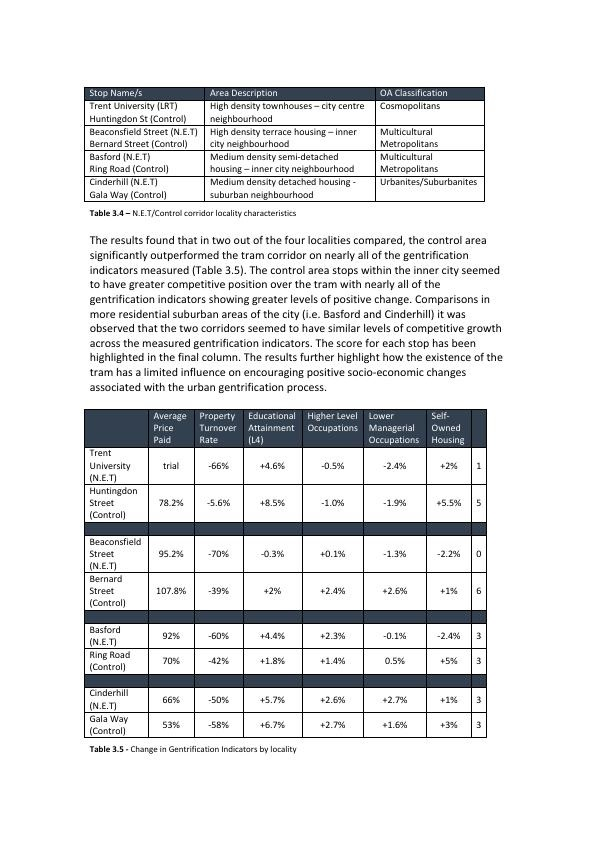
#> input picture Multi_Type_TD_TSR/images/color_invariance_example.jpg, 596 x 842 px
$ python -i table_structure_recognition_wol.py   (imports and definitions only)
#> lines starting #> are read from the running program, lines starting #| are printed output that depends on the picture; after the words box and inside, x2 and y2 are one past the last pixel; in counts of white or black regions, pixels touching at a corner belong together
#> further down, picture is the input picture: shape (842, 596, 3); mean B, G, R 229.3, 228.3, 227.5
import cv2
import numpy as np
import pandas as pd
import matplotlib.pyplot as plt
import csv

# from google.colab.patches import cv2_imshow

try:
    from PIL import Image
except ImportError:
    import Image
import pytesseract as tess
import pytesseract


def recognize_structure(img):
    #tess.pytesseract.tesseract_cmd = 'C:/Program Files/Tesseract-OCR/tesseract.exe'

    #print(img.shape)
    img = cv2.cvtColor(img, cv2.COLOR_BGR2GRAY)
    img_height, img_width = img.shape
#> img_height = 842; img_width = 596

    #print("img_height", img_height, "img_width", img_width)

    cv2.imshow('image', img)

    # thresholding the image to a binary image
    # thresh, img_bin = cv2.threshold(img, 127, 255, cv2.THRESH_BINARY | cv2.THRESH_OTSU)
    img_bin = cv2.adaptiveThreshold(img, 255, cv2.ADAPTIVE_THRESH_GAUSSIAN_C, cv2.THRESH_BINARY, 5, 5)
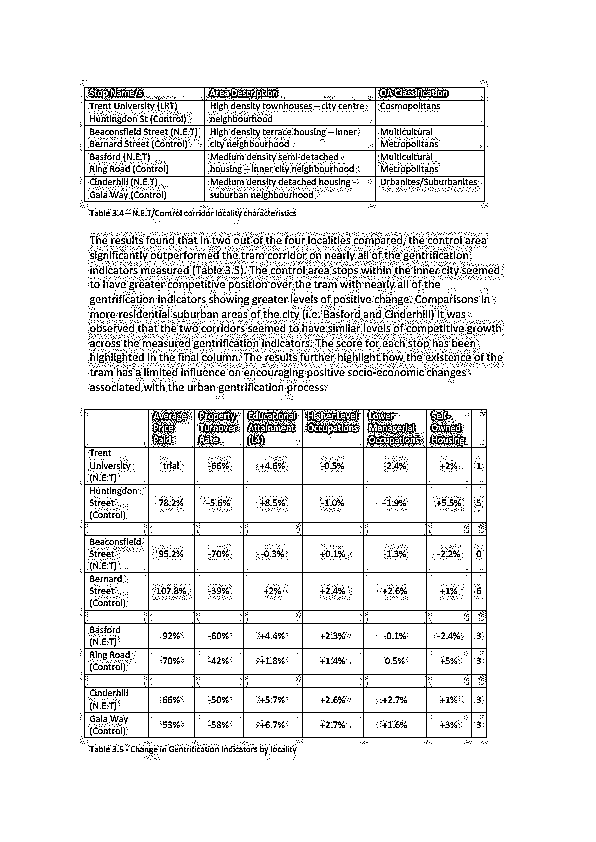
#> img_bin: shape (842, 596); 91% white; black in thin lines or dots, all inside (x1, y1, x2, y2) = (80, 80, 504, 760)

    cv2.imshow('image',img_bin)


    img_median = cv2.medianBlur(img_bin, 3)
#> img_median: shape (842, 596); 96.2% white; black in thin lines or dots, all inside (x1, y1, x2, y2) = (84, 87, 502, 754)

    cv2.imshow('image', img_median)


    ver_kernel = cv2.getStructuringElement(cv2.MORPH_RECT, (9, img_height*2)) #shape (kernel_len, 1) inverted! xD
    vertical_lines = cv2.erode(img_median, ver_kernel, iterations=1)
#> vertical_lines: shape (842, 596); 28.5% white; 2 white regions, box (x1, y1, x2, y2) and area: (506, 0, 596, 842) 75780, (0, 0, 80, 842) 67360
    cv2.imshow('image', vertical_lines)

    hor_kernel = cv2.getStructuringElement(cv2.MORPH_RECT, (img_width*2, 9)) #shape (kernel_len, 1) inverted! xD
    horizontal_lines = cv2.erode(img_median, hor_kernel, iterations=1)
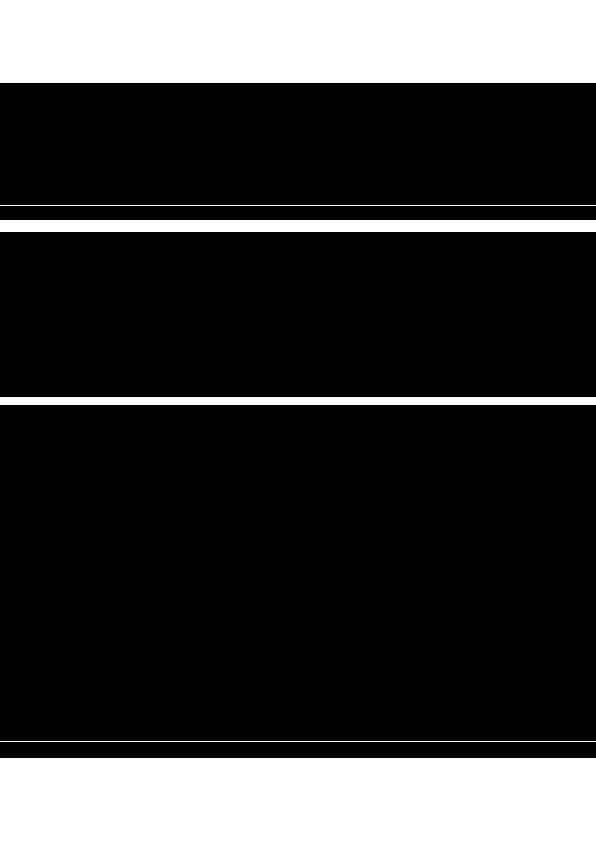
#> horizontal_lines: shape (842, 596); 22.4% white; 6 white regions, box (x1, y1, x2, y2) and area: (0, 758, 596, 842) 50064, (0, 0, 596, 83) 49468, (0, 220, 596, 232) 7152, (0, 397, 596, 405) 4768, (0, 205, 596, 206) 596, (0, 741, 596, 742) 596
    cv2.imshow('image', horizontal_lines)

    # A kernel of 2x2
    kernel = cv2.getStructuringElement(cv2.MORPH_RECT, (2, 2))
    #print(kernel)
    #print(kernel.shape)

    # Combine horizontal and vertical lines in a new third image, with both having same weight.
    img_vh = cv2.addWeighted(vertical_lines, 0.5, horizontal_lines, 0.5, 0.0)
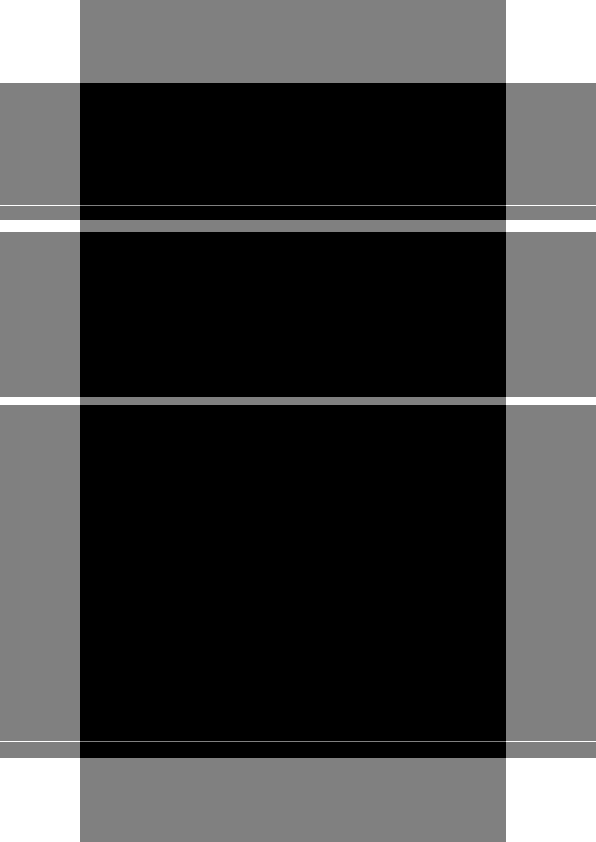
#> img_vh: shape (842, 596); min 0, max 255, mean 65.2
    cv2.imshow('image', img_vh)

    cv2.imshow('image', ~img_vh)
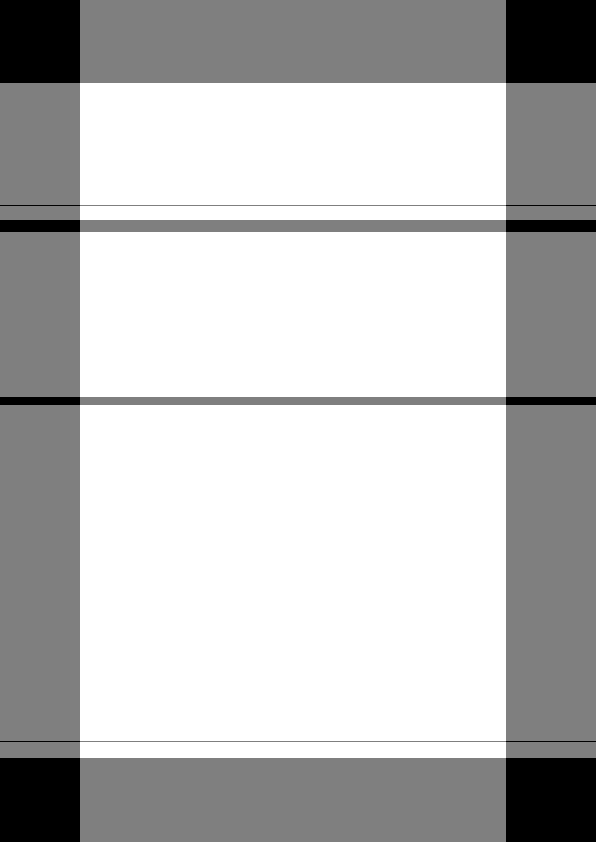
#> window 'image': shape (842, 596); min 0, max 255, mean 189.8

    # Eroding and thesholding the image
    img_vh = cv2.erode(~img_vh, kernel, iterations=2)
    cv2.imshow('image', img_vh)

    thresh, img_vh = cv2.threshold(img_vh, 128, 255, cv2.THRESH_BINARY )
#> img_vh: shape (842, 596); 54.3% white; 1 black region

    cv2.imshow('image', img_vh)

    bitxor = cv2.bitwise_xor(img, img_vh)
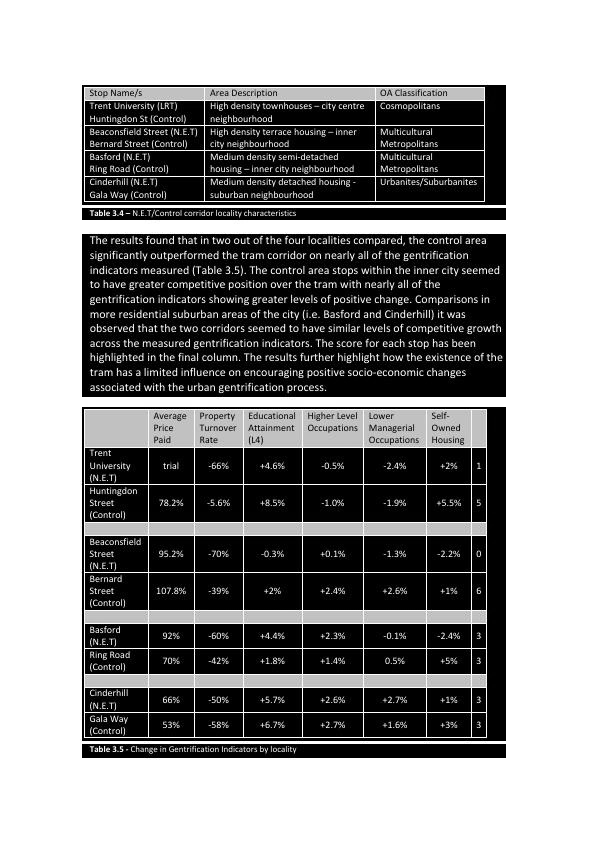
#> bitxor: shape (842, 596); min 0, max 255, mean 143.2
    bitnot = cv2.bitwise_not(bitxor)
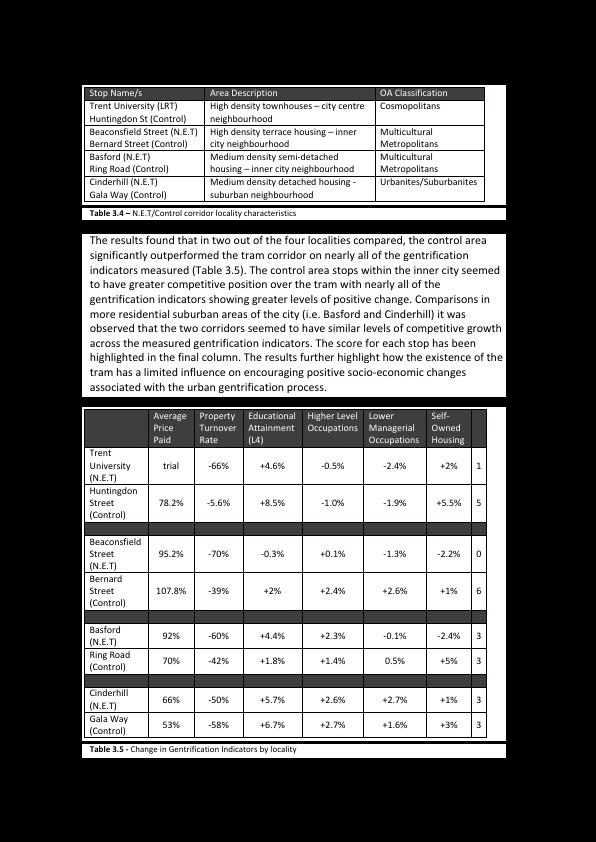
#> bitnot: shape (842, 596); min 0, max 255, mean 111.8
    # Plotting the generated image
    cv2.imshow('image', bitnot)

    # Detect contours for following box detection
    contours, hierarchy = cv2.findContours(img_vh, cv2.RETR_TREE, cv2.CHAIN_APPROX_SIMPLE)
#> contours = 5 contours; box (x1, y1, x2, y2) and area: (82, 407, 506, 741) 140859, (82, 234, 506, 397) 68526, (82, 85, 506, 205) 50337, (82, 744, 506, 758) 5499, (82, 208, 506, 220) 4653
    # [4 lines of commented-out code are left out]

    def sort_contours(cnts, method="left-to-right"):
        # initialize the reverse flag and sort index
#> called with method = 'top-to-bottom'
        reverse = False
        i = 0
        # handle if we need to sort in reverse
        if method == "right-to-left" or method == "bottom-to-top":
            reverse = True
        # handle if we are sorting against the y-coordinate rather than
        # the x-coordinate of the bounding box
        if method == "top-to-bottom" or method == "bottom-to-top":
            i = 1
        # construct the list of bounding boxes and sort them from top to
        # bottom
        boundingBoxes = [cv2.boundingRect(c) for c in cnts]
#> boundingBoxes = [(82, 744, 424, 14), (82, 407, 424, 334), (82, 234, 424, 163), (82, 208, 424, 12), (82, 85, 424, 120)]
        (cnts, boundingBoxes) = zip(*sorted(zip(cnts, boundingBoxes),
                                            key=lambda b: b[1][i], reverse=reverse))
#> cnts has the same summary as contours in recognize_structure; boundingBoxes = ((82, 85, 424, 120), (82, 208, 424, 12), (82, 234, 424, 163), (82, 407, 424, 334), (82, 744, 424, 14))
        # return the list of sorted contours and bounding boxes
        return (cnts, boundingBoxes)


    # Sort all the contours by top to bottom.
    contours, boundingBoxes = sort_contours(contours, method="top-to-bottom")

    # Creating a list of heights for all detected boxes
    heights = [boundingBoxes[i][3] for i in range(len(boundingBoxes))]
#> heights = [120, 12, 163, 334, 14]

    # Get mean of heights
    mean = np.mean(heights)
#> mean = 128.6

    # Create list box to store all boxes in
    box = []
    # Get position (x,y), width and height for every contour and show the contour on image
    #print("lencontours", len(contours))
    for c in contours:
        x, y, w, h = cv2.boundingRect(c)
        #print("x", x, "y", y, "w", w, "h", h)
        if (w < 0.9*img_width and h < 0.9*img_height):
            image = cv2.rectangle(img, (x, y), (x + w, y + h), (0, 255, 0), 2)
            box.append([x, y, w, h])
#> this loop made 5 passes
#> (c, y, h) on passes 1 to 5: ([[82, 85], [82, 204], [505, 204], [505, 85]], 85, 120), ([[82, 208], [82, 219], [505, 219], [505, 208]], 208, 12), ([[82, 234], [82, 396], [505, 396], [505, 234]], 234, 163), ([[82, 407], [82, 740], [505, 740], [505, 407]], 407, 334), ([[82, 744], [82, 757], [505, 757], [505, 744]], 744, 14)
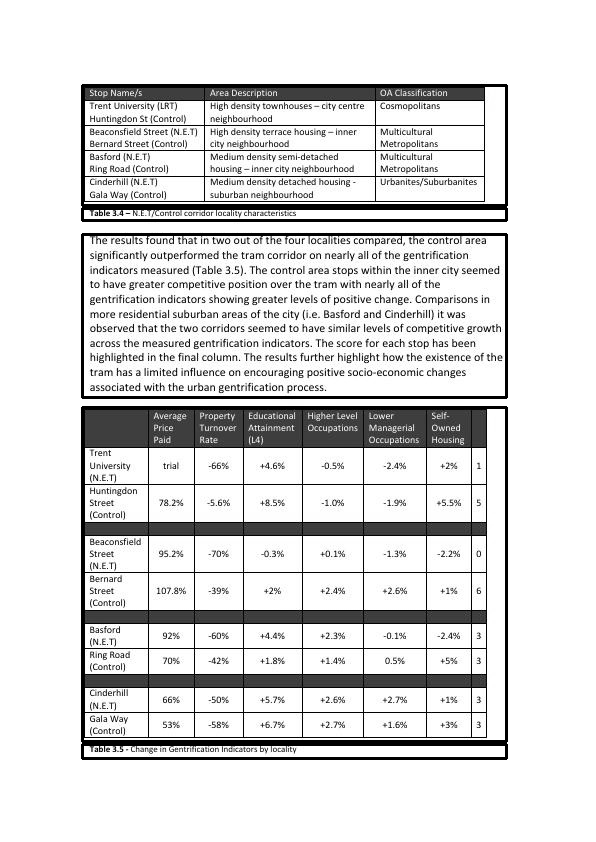
#> img: shape (842, 596); min 0, max 255, mean 219.8
#> after the loop, box = [[82, 85, 424, 120], [82, 208, 424, 12], [82, 234, 424, 163], [82, 407, 424, 334], [82, 744, 424, 14]]

    #cv2_imshow(image)

    # Creating two lists to define row and column in which cell is located
    row = []
    column = []
    j = 0

    #print("len box", len(box))
    # Sorting the boxes to their respective row and column
    for i in range(len(box)):
        if (i == 0):
            column.append(box[i])
            previous = box[i]

        else:
            if (box[i][1] <= previous[1] + mean / 2):
                column.append(box[i])
                previous = box[i]

                if (i == len(box) - 1):
                    row.append(column)

            else:
                row.append(column)
                column = []
                previous = box[i]
                column.append(box[i])
#> this loop made 5 passes
#> after the loop, row = [[[82, 85, 424, 120]], [[82, 208, 424, 12], [82, 234, 424, 163]], [[82, 407, 424, 334]]]

    #print(column)
    #print(row)

    # calculating maximum number of cells
    countcol = 0
    index = 0
    for i in range(len(row)):
        current = len(row[i])
        #print("len",len(row[i]))
        if current > countcol:
            countcol = current
            index = i
#> this loop made 3 passes
#> (current, countcol, index) on passes 1 to 2: (1, 1, 0), (2, 2, 1)
#> current on pass 3: 1
#> after the loop, countcol = 2; index = 1

    #print("countcol", countcol)

    # Retrieving the center of each column
    #center = [int(row[i][j][0] + row[i][j][2] / 2) for j in range(len(row[i])) if row[0]]
    center = [int(row[index][j][0] + row[index][j][2] / 2) for j in range(len(row[index]))]
#> center = [294, 294]
    #print("center",center)

    center = np.array(center)
    center.sort()
    #print("center.sort()", center)
    # Regarding the distance to the columns center, the boxes are arranged in respective order

    finalboxes = []
    for i in range(len(row)):
        lis = []
        for k in range(countcol):
            lis.append([])
        for j in range(len(row[i])):
            diff = abs(center - (row[i][j][0] + row[i][j][2] / 4))
            minimum = min(diff)
            indexing = list(diff).index(minimum)
            lis[indexing].append(row[i][j])
        finalboxes.append(lis)
#> this loop made 3 passes
#> after the loop, finalboxes = 3 items

    return finalboxes, img_bin

>>> import cv2
>>> picture = cv2.imread('../images/color_invariance_example.jpg')
>>> result = recognize_structure(picture)
